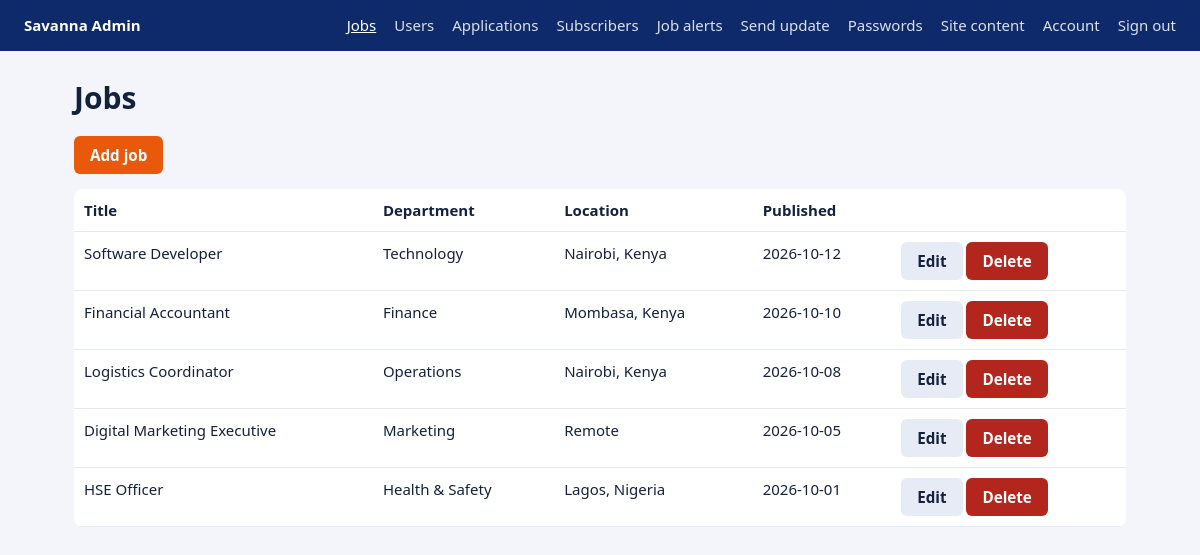
The page /admin/index.php (signed in) on the database its author committed.
### tables this page shows
CREATE TABLE jobs(id INTEGER PRIMARY KEY, title TEXT, dept TEXT, location TEXT, published TEXT, description TEXT, requirements TEXT, skills TEXT);

### shared/db.php (called while the page is built, shortened)
<?php
function e($s) { return htmlspecialchars((string)$s, ENT_QUOTES, 'UTF-8'); }

### admin/index.php (the view, shortened to what this page needs)
<?php
require __DIR__ . '/../shared/db.php';
function csrf() { return $_SESSION['csrf'] ??= bin2hex(random_bytes(16)); }
function field() { return '<input type="hidden" name="csrf" value="' . csrf() . '">'; }
    ?><!DOCTYPE html><html lang="en"><head><meta charset="utf-8"><meta name="viewport" content="width=device-width, initial-scale=1"><title>Admin login</title><link rel="stylesheet" href="admin.css"></head>
    <p><button class="btn">Sign in</button></p></form></body></html><?php
$p = $_GET['p'] ?? 'jobs';
$tabs = ['jobs'=>'Jobs','users'=>'Users','applications'=>'Applications','subscribers'=>'Subscribers','alerts'=>'Job alerts','send'=>'Send update','passwords'=>'Passwords','site'=>'Site content','account'=>'Account'];
?><!DOCTYPE html><html lang="en"><head><meta charset="utf-8"><meta name="viewport" content="width=device-width, initial-scale=1"><title>Admin panel</title><link rel="stylesheet" href="admin.css"></head><body>
<header><b>Savanna Admin</b><nav><?php foreach ($tabs as $k => $n) echo '<a href="?p=' . $k . '"' . ($p === $k ? ' class="on"' : '') . '>' . $n . '</a>'; ?><a href="?logout=1">Sign out</a></nav></header>
<main>
<?php if ($msg) echo '<p class="ok">' . e($msg) . '</p>';
$d = db();
if ($p === 'jobs') {
    $edit = null;
    if ($edit || isset($_GET['new'])) {
        $j = $edit ?: ['id'=>'','title'=>'','dept'=>'','location'=>'','published'=>date('Y-m-d'),'description'=>'','requirements'=>'','skills'=>''];
        echo '<h1>' . ($edit ? 'Edit job' : 'Add job') . '</h1><form method="post" class="box">' . field() . '<input type="hidden" name="act" value="save_job"><input type="hidden" name="id" value="' . e($j['id']) . '">';
        foreach (['title'=>'Title','dept'=>'Department','location'=>'Location (write it as: City, Country)','published'=>'Date published (YYYY-MM-DD)'] as $k => $l) echo '<label>' . $l . '</label><input name="' . $k . '" value="' . e($j[$k]) . '">';
        foreach (['description'=>'Description','requirements'=>'Requirements (one per line)','skills'=>'Skills and competencies (one per line)'] as $k => $l) echo '<label>' . $l . '</label><textarea name="' . $k . '" rows="4">' . e($j[$k]) . '</textarea>';
        echo '<p><button class="btn">Save job</button> <a class="btn g" href="?p=jobs">Cancel</a></p></form>';
    } else {
        echo '<h1>Jobs</h1><p><a class="btn" href="?p=jobs&new=1">Add job</a></p><div class="sc"><table><tr><th>Title</th><th>Department</th><th>Location</th><th>Published</th><th></th></tr>';
        foreach ($d->query('SELECT * FROM jobs ORDER BY published DESC, id DESC') as $j)
            echo '<tr><td>' . e($j['title']) . '</td><td>' . e($j['dept']) . '</td><td>' . e($j['location']) . '</td><td>' . e($j['published']) . '</td><td><a class="btn g" href="?p=jobs&edit=' . $j['id'] . '">Edit</a> <form method="post" class="in" onsubmit="return confirm(\'Delete this job?\')">' . field() . '<input type="hidden" name="act" value="del_job"><input type="hidden" name="id" value="' . $j['id'] . '"><button class="btn d">Delete</button></form></td></tr>';
        echo '</table></div>';
    }
}
?></main></body></html>

### admin/admin.css (style rules this page uses)
* { box-sizing:border-box }
body { margin:0;font:15px/1.5 system-ui,"Segoe UI",Arial,sans-serif;background:#f3f5fa;color:#14213d }
header { background:#0f2a6b;color:#fff;display:flex;justify-content:space-between;align-items:center;flex-wrap:wrap;gap:10px;padding:14px 24px }
nav { display:flex;gap:18px;flex-wrap:wrap }
nav a { color:#fff;text-decoration:none;opacity:.85 }
nav a.on,nav a:hover { opacity:1;text-decoration:underline }
main { max-width:1100px;margin:0 auto;padding:24px }
h1 { margin:0 0 16px }
.btn { display:inline-block;background:#e8590c;color:#fff;border:0;border-radius:6px;padding:9px 16px;font:700 .95rem system-ui,sans-serif;cursor:pointer;text-decoration:none }
.btn.g { background:#e7ebf5;color:#14213d }
.btn.d { background:#b3261e }
form.in { display:inline }
.sc { overflow-x:auto;background:#fff;border-radius:8px }
table { width:100%;border-collapse:collapse }
th,td { text-align:left;padding:10px;border-bottom:1px solid #e3e8f2;vertical-align:top }

### rows shown on the page
jobs: title "Software Developer", dept "Technology", location "Nairobi, Kenya", published "2026-10-12"
jobs: title "Financial Accountant", dept "Finance", location "Mombasa, Kenya", published "2026-10-10"
jobs: title "Logistics Coordinator", dept "Operations", location "Nairobi, Kenya", published "2026-10-08"
jobs: title "Digital Marketing Executive", dept "Marketing", location "Remote", published "2026-10-05"
jobs: title "HSE Officer", dept "Health & Safety", location "Lagos, Nigeria", published "2026-10-01"

### other values the page prints
$n "Jobs"
$n "Users"
$n "Applications"
$n "Subscribers"
$n "Job alerts"
$n "Send update"
$n "Passwords"
$n "Site content"
$n "Account"
